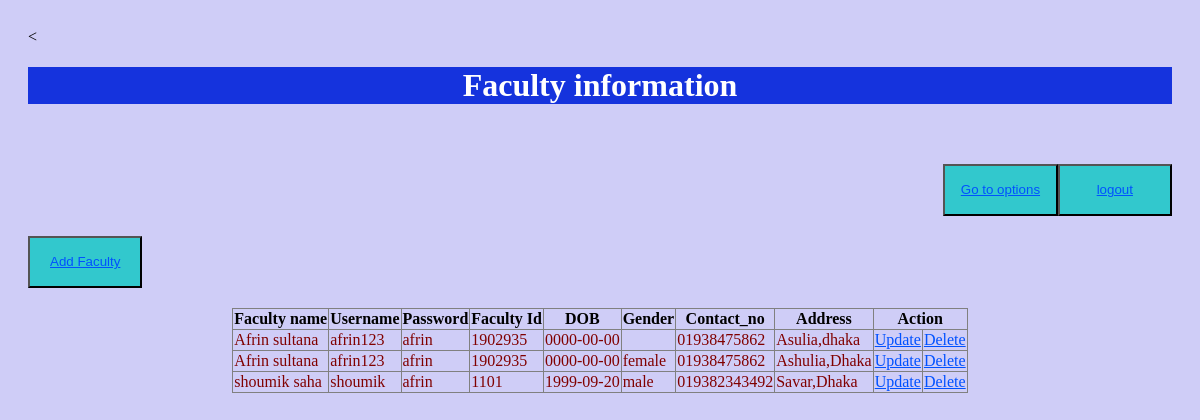
The page /adminview/faculty.php on the database its author committed.
### tables this page shows
CREATE TABLE `faculties` (
  `faculty_ID` int(10) NOT NULL,
  `username` varchar(20) NOT NULL,
  `password` varchar(20) NOT NULL,
  `faculty_name` varchar(50) NOT NULL,
  `DOB` date NOT NULL,
  `gender` varchar(10) NOT NULL,
  `contact_no` text NOT NULL,
  `address` text NOT NULL
);

### adminview/faculty.php (the view, shortened to what this page needs)
<<!DOCTYPE html>
<html>
<head>
<link rel="stylesheet" type="text/css" href="../css/mycss10.css">
</head>
 <body>
    <h1 align="center"> Faculty information</h1>
    <br/>
    <div class="navbar">
    <div class="navbar">
<h2 align="right" ><button> <a href="pageone.php">Go to options</a></button><button> <a href="../admincontrol/logout.php">logout</a></button></h2>
  <h2>  <button><a href="addfaculty.php" >Add Faculty</a> </button> </2>
</body>
</html>
<?php
include "../models/db_config.php";
$conn = mysqli_connect($dbhost, $dbuser, $dbpass,$db);
$query="select * from faculties";
$result=mysqli_query($conn,$query);
?>
<table align ="center" border="1" style="border-collapse:collapse">
<tr>
<th>Faculty name</th>
<th>Username</th>
<th>Password</th>
<th>Faculty Id</th>
<th>DOB</th>
<th>Gender</th>
<th>Contact_no</th>
<th>Address</th>
<th colspan="2">Action</th>
</tr>
<?php
while($row=mysqli_fetch_assoc($result))
{
    echo "<tr>";
    echo"<td>".$row["faculty_name"]."</td>";
    echo"<td>".$row["username"]."</td>";
    echo"<td>".$row["password"]."</td>";
    echo"<td>".$row["faculty_ID"]."</td>";
    echo"<td>".$row["DOB"]."</td>";
    echo"<td>".$row["gender"]."</td>";
    echo"<td>".$row["contact_no"]."</td>";
    echo"<td>".$row["address"]."</td>";
    echo   "<td> <a href='updatefaculty.php' >Update </a></td>";
    echo   "<td><a href='deletefaculty.php?id={$row['faculty_ID']}'> Delete </a></td>";
    echo"</tr>";
}
?>
</table>

### css/mycss10.css (style rules this page uses)
body { background-color: rgba(201, 199, 247, 0.884); padding: 20px; }
h1 { color: white; background-color: rgb(21, 51, 221); }
a:link { color: rgb(0, 81, 255); }
button { background-color:rgb(50, 200, 205); width:10%; height: 7%; }
td { color: maroon; }

### rows shown on the page
faculties: faculty_name "Afrin sultana", username "afrin123", password "afrin", faculty_ID "1902935", DOB "0000-00-00", contact_no "01938475862", address "Asulia,dhaka"
faculties: faculty_name "Afrin sultana", username "afrin123", password "afrin", faculty_ID "1902935", DOB "0000-00-00", gender "female", contact_no "01938475862", address "Ashulia,Dhaka"
faculties: faculty_name "shoumik saha", username "shoumik", password "afrin", faculty_ID "1101", DOB "1999-09-20", gender "male", contact_no "019382343492", address "Savar,Dhaka"
